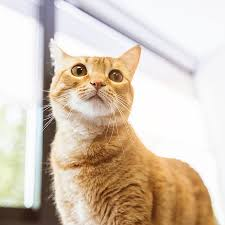
#> input picture @@@/gato1.jpg, 225 x 225 px, given in place of the camera
$ python 0311_practica.py
#> lines starting #> are read from the running program, lines starting #| are printed output that depends on the picture
#practicando funciones basicas pero con video por camara.
#! gray, gaussianblur, canny (bordes), cannyblur
import cv2 as cv

capture = cv.VideoCapture(0)

def rescaleFrame(frame, scale=0.75):
    width = int(frame.shape[1] * scale)
    height = int(frame.shape[0] * scale)
    dimensions = (width, height)
    return cv.resize(frame, dimensions, interpolation=cv.INTER_AREA)

while True:
    isTrue, frame = capture.read()
#> frame is the input picture: shape (225, 225, 3); mean B, G, R 182.5, 198.9, 214.1

    frame = cv.flip(frame, 1)
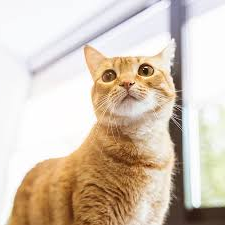
#> frame: shape (225, 225, 3); mean B, G, R 182.5, 198.9, 214.1
    frame = rescaleFrame(frame)
#> in rescaleFrame, `return cv.resize(frame, dimensions, interpolation=cv.INTER_AREA)`:
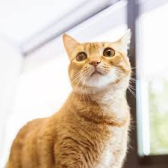
#> returned value: shape (168, 168, 3); mean of channels 0, 1, 2 182.5, 198.9, 214.1; drawn as B, G, R
    gray = cv.cvtColor(frame, cv.COLOR_BGR2GRAY)
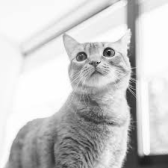
#> gray: shape (168, 168); min 25, max 255, mean 201.6
    #! elkernel debe ser impar. PORQUE NECESITA UN CENTRO EXACTO.
    blur = cv.GaussianBlur(frame, (9,9), cv.BORDER_DEFAULT)
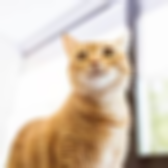
#> blur: shape (168, 168, 3); mean B, G, R 182.5, 198.9, 214.1
    cascade = cv.Canny(blur,125,125)
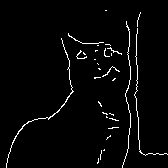
#> cascade: shape (168, 168); 2.7% white in thin lines or dots

    cv.imshow('Gray', gray)
    cv.imshow('GussianBlur', blur)
    cv.imshow('Camara Normal', frame)
    cv.imshow('Canny Cascade',cascade)

    if cv.waitKey(40) & 0xFF == ord('p'):
#> (key Esc is pressed here)
        break

capture.release()
cv.destroyAllWindows
